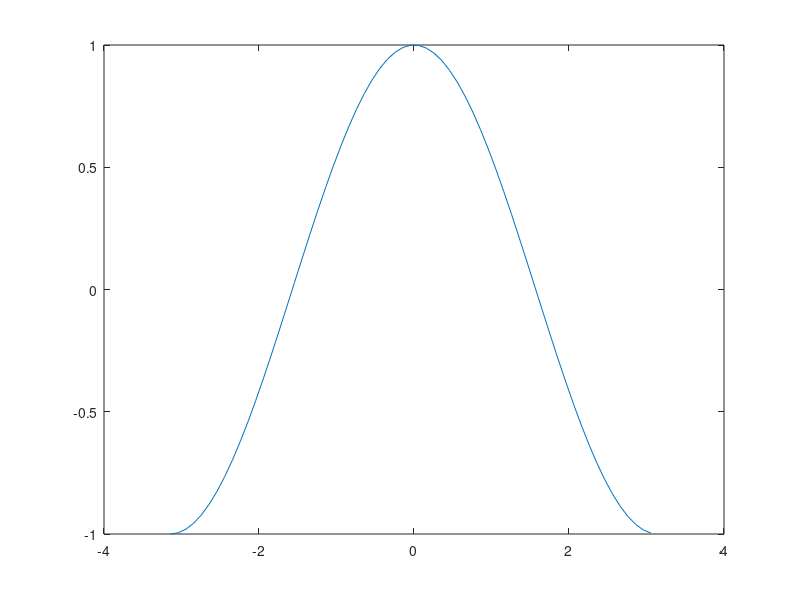

Recreate this plot in MATLAB.
% programa.m
% Mi primer programa en MATLAB :D
% autor: Jose Luis (jlcruz@ipn.mx)
% fecha: 29/09/2023

clear;
clc;
x = -pi:.1:pi;
y = cos(x);
plot(x,y);